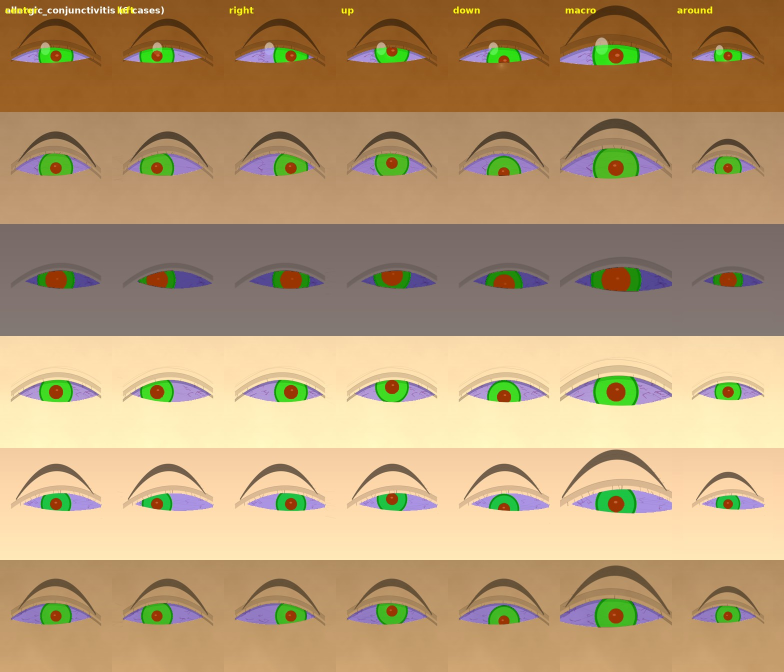
#> input picture sheet_allergic_conjunctivitis.jpg, 1568 x 1344 px, given in place of center_iris.png, which was not available (shown at 1/2 size)
$ python validate_dataset.py   (older library calls are emulated)
#> lines starting #> are read from the running program, lines starting #| are printed output that depends on the picture; pictures that were not available may be replaced by others from this repository, and a replacement may not be noted
#!/usr/bin/env python3
"""validate_dataset.py — Full validation per spec D2.

Checks:
  1. metadata.json exists and is valid JSON
  2. Every case has 7 views (center, left, right, up, down, macro, around)
  3. All required files exist (image, 5 masks, yolo label, meta.json)
  4. Split distribution (70/15/15 ±2%)
  5. Quality monotonic sharpness (q0<q1<q2<q3 mean sharpness)
  6. Gaze geometry: left/right centroid shifts match view names
  7. Strabismus class (5) center view has visible offset
  8. Ptosis class (6) upper lid occludes iris
  9. YOLO boxes present for lesion classes, valid format, in bounds
 10. Segmentation masks: pupil⊆iris, iris⊆open, disjoint iris/sclera
 11. Per-case meta.json present with 7 views
 12. images.csv present and matches metadata
 13. dataset_manifest.json present with rejection rates
"""
import sys
import json
import csv
from pathlib import Path
import numpy as np
from PIL import Image

REQUIRED_VIEWS = ["center", "left", "right", "up", "down", "macro", "around"]
REQUIRED_MASKS = ["iris", "sclera", "pupil", "upper_lid", "lower_lid"]
LESION_CLASSES_IDX = {4, 8, 9, 10, 11, 12}  # classes requiring YOLO boxes
SPLIT_TOL = 0.02
MIN_TEST_CASES = 8  # for classes 5,6,11 (strabismus, ptosis, foreign_body)
MIN_TEST_CASES_SPECIAL = 8  # for classes 5,6,11

CLASSES = {0:"normal",1:"conjunctivitis",2:"allergic_conjunctivitis",3:"dry_eye",
           4:"blepharitis",5:"strabismus",6:"ptosis",7:"corneal_scar",8:"keratitis",
           9:"pinguecula",10:"pterygium",11:"foreign_body",12:"subconjunctival_hemorrhage"}


def compute_sharpness(img_arr):
    import cv2
    arr = np.asarray(img_arr)
    if arr.dtype != np.uint8:
        arr = np.clip(arr, 0, 255).astype(np.uint8)
    if arr.ndim == 3:
        gray = cv2.cvtColor(arr, cv2.COLOR_RGB2GRAY)
    else:
        gray = arr
    lap = cv2.Laplacian(gray, cv2.CV_64F)
    return float(lap.var())


def check_file(p: Path, desc: str) -> bool:
    if not p.exists():
        print(f"  FAIL: {desc} not found: {p}")
        return False
    return True


def main():
    out_dir = Path('./eye_dataset_v7')
    meta_path = out_dir / 'metadata.json'
    images_csv = out_dir / 'images.csv'
    manifest_path = out_dir / 'dataset_manifest.json'

    results = []

    def check(name, condition, detail=""):
        status = "PASS" if condition else "FAIL"
        results.append((name, status, detail))
        icon = "✓" if condition else "✗"
        print(f"  {icon} {name}: {status} {detail}")
        return condition

    # 1. metadata.json
    if not check_file(meta_path, "metadata.json"):
        sys.exit(1)
    with open(meta_path) as f:
#> (reads eye_dataset_v7/metadata.json from the repository)
        meta = json.load(f)
    cases = meta.get("cases", [])
    check("metadata.json valid", len(cases) > 0, f"{len(cases)} cases")

    # 2. Every case has 7 views
    all_7 = True
    for c in cases:
        views = [v["view"] for v in c.get("views", [])]
        missing = [v for v in REQUIRED_VIEWS if v not in views]
        if missing:
            check(f"case {c['case_id']} 7 views", False, f"missing {missing}")
            all_7 = False
    check("all cases 7 views", all_7)

    # 3. Required files per case per view
    files_ok = True
    for c in cases:
        cdir = out_dir / c["class_name"] / c["case_id"]
        for v in c.get("views", []):
            view = v["view"]
            if not check_file(cdir / f"{view}.jpg", f"image {c['case_id']}/{view}"):
                files_ok = False
            for m in REQUIRED_MASKS:
                if not check_file(cdir / "masks" / f"{view}_{m}.png",
                                  f"mask {c['case_id']}/{view}/{m}"):
                    files_ok = False
            # yolo label
            if not check_file(cdir / f"{view}.txt", f"yolo {c['case_id']}/{view}"):
                files_ok = False
        # per-case meta.json
        if not check_file(cdir / "meta.json", f"per-case meta {c['case_id']}"):
            files_ok = False
    check("all required files exist", files_ok)

    # 4. Split distribution
    splits = {"train": 0, "val": 0, "test": 0}
    for c in cases:
        splits[c["split"]] = splits.get(c["split"], 0) + 1
    # 4. Per-class split distribution (70/15/15 ±2% per class, with MIN_TEST_CASES floor for classes 5,6,11)
    from collections import Counter
    per_class_splits = {}
    for c in cases:
        cid = c["class_id"]
        if cid not in per_class_splits:
            per_class_splits[cid] = Counter()
        per_class_splits[cid][c["split"]] += 1

    split_ok = True
    for cid, counts in per_class_splits.items():
        n_total = sum(counts.values())
        expected_train = round(0.70 * n_total)
        expected_val = round(0.15 * n_total)
        expected_test = n_total - expected_train - expected_val
        # Apply MIN_TEST_CASES floor for classes 5, 6, 11
        if cid in (5, 6, 11) and expected_test < MIN_TEST_CASES:
            # floor applies if test+val <= 50%
            if expected_test + expected_val <= n_total / 2:
                needed = MIN_TEST_CASES - expected_test
                expected_test = MIN_TEST_CASES
                expected_train = max(0, expected_train - needed)
        actual_train = counts.get("train", 0)
        actual_val = counts.get("val", 0)
        actual_test = counts.get("test", 0)
        if abs(actual_train - expected_train) > 1 or abs(actual_val - expected_val) > 1 or abs(actual_test - expected_test) > 1:
            split_ok = False
            print(f"  Class {CLASSES[cid]} (cid={cid}): expected train={expected_train}, val={expected_val}, test={expected_test} got train={actual_train}, val={actual_val}, test={actual_test}")

    check("per-class split distribution 70/15/15", split_ok)

    # 5. Quality monotonic sharpness
    sharpness_by_q = {0: [], 1: [], 2: [], 3: []}
    for c in cases:
        q = c.get("quality_label", 3)
        for v in c.get("views", []):
            img_path = out_dir / c["class_name"] / c["case_id"] / f"{v['view']}.jpg"
            if img_path.exists():
                sharpness_by_q[q].append(compute_sharpness(Image.open(img_path)))
    means = {q: np.mean(vals) if vals else 0 for q, vals in sharpness_by_q.items()}
    mono = means[0] < means[1] < means[2] < means[3]
    check("quality monotonic sharpness (q0<q1<q2<q3)", mono, f"means={means}")

    # 6. Gaze geometry: left/right centroid shifts
    gaze_ok = True
    for c in cases:
        views_dict = {v["view"]: v for v in c.get("views", [])}
        if "center" in views_dict and "left" in views_dict:
            cx_c, cy_c = views_dict["center"]["iris_px"]
            cx_l, cy_l = views_dict["left"]["iris_px"]
            # left view: iris should shift LEFT (negative x) relative to center
            if cx_l >= cx_c - 5:  # allow small tolerance
                gaze_ok = False
                break
        if "center" in views_dict and "right" in views_dict:
            cx_c, cy_c = views_dict["center"]["iris_px"]
            cx_r, cy_r = views_dict["right"]["iris_px"]
            # right view: iris should shift RIGHT (positive x)
            if cx_r <= cx_c + 5:
                gaze_ok = False
                break
    check("gaze geometry left/right shifts", gaze_ok)

    # 7. Strabismus (class 5) center view offset
    strab_ok = True
    for c in cases:
        if c["class_id"] == 5:
            v = next(v for v in c["views"] if v["view"] == "center")
            ix, iy = v["iris_px"]
            # convert to axis units
            cx = (ix / 512 - 0.5) * 2.24
            cy = (0.5 - iy / 512) * 2.24
            if abs(cx) < 0.08 and abs(cy) < 0.03:
                strab_ok = False
                break
    check("strabismus class center offset visible", strab_ok)

    # 8. Ptosis (class 6) upper lid occludes iris
    ptosis_ok = True
    for c in cases:
        if c["class_id"] == 6:
            v = next(v for v in c["views"] if v["view"] == "center")
            mask_path = out_dir / c["class_name"] / c["case_id"] / "masks" / "center_upper_lid.png"
            iris_path = out_dir / c["class_name"] / c["case_id"] / "masks" / "center_iris.png"
            if mask_path.exists() and iris_path.exists():
                upper = np.array(Image.open(mask_path)) > 0
                iris = np.array(Image.open(iris_path)) > 0
                if upper.any() and iris.any():
                    lid_bottom = np.max(np.where(upper)[0])
                    iris_top = np.min(np.where(iris)[0])
                    if lid_bottom < iris_top - 2:
                        ptosis_ok = False
                        break
    check("ptosis class upper lid occludes iris", ptosis_ok)

    # 9. YOLO boxes for lesion classes
    yolo_ok = True
    for c in cases:
        if c["class_id"] in LESION_CLASSES_IDX:
            for v in c.get("views", []):
                yolo_path = out_dir / c["class_name"] / c["case_id"] / f"{v['view']}.txt"
                if yolo_path.exists():
                    content = yolo_path.read_text().strip()
                    if content:
                        parts = content.split()
                        if len(parts) != 5:
                            yolo_ok = False
                            break
                        try:
                            cls_id, cx, cy, bw, bh = map(float, parts)
                            if not (0 <= cx <= 1 and 0 <= cy <= 1 and bw > 0 and bh > 0):
                                yolo_ok = False
                                break
                            if cls_id not in {1, 2, 3, 4, 5, 6}:
                                yolo_ok = False
                                break
                        except ValueError:
                            yolo_ok = False
                            break
    check("YOLO boxes valid for lesion classes", yolo_ok)

    # 10. Segmentation masks anatomy
    mask_ok = True
    for c in cases:
        for v in c.get("views", []):
            cdir = out_dir / c["class_name"] / c["case_id"]
            mdir = cdir / "masks"
            iris = np.array(Image.open(mdir / f"{v['view']}_iris.png")) > 0
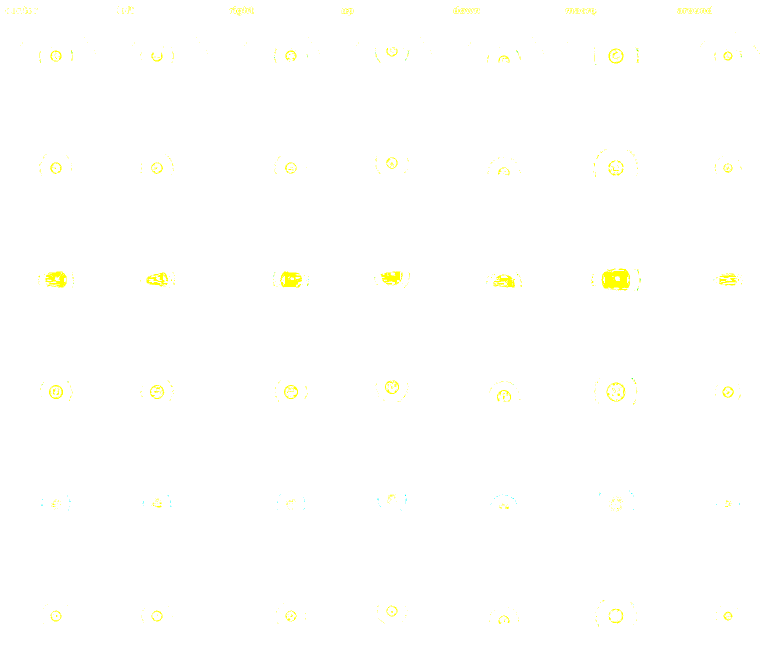
#> iris: shape (1344, 1568, 3) bool (shown at 1/2 size); mean R, G, B 1, 1, 0.994
            pupil = np.array(Image.open(mdir / f"{v['view']}_pupil.png")) > 0
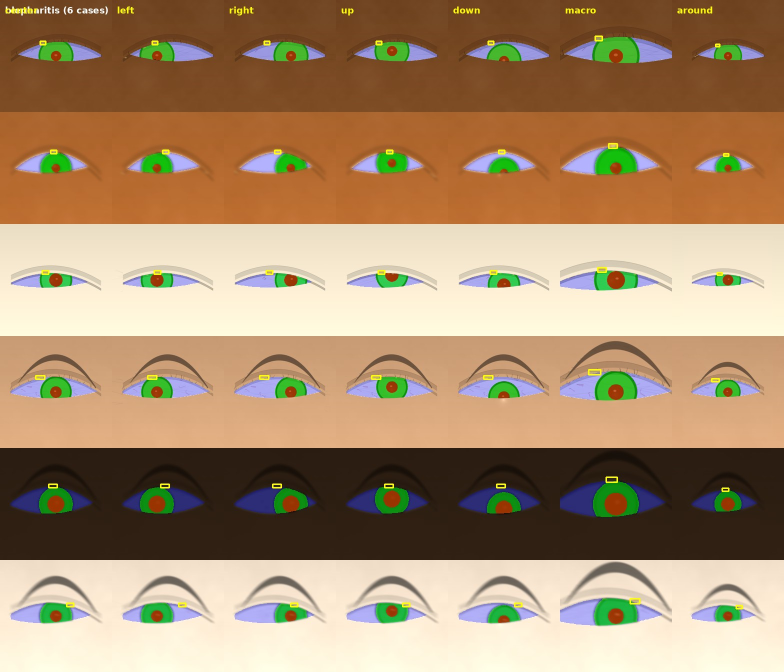
#> input picture sheet_blepharitis.jpg, 1568 x 1344 px, given in place of center_pupil.png, which was not available (shown at 1/2 size)
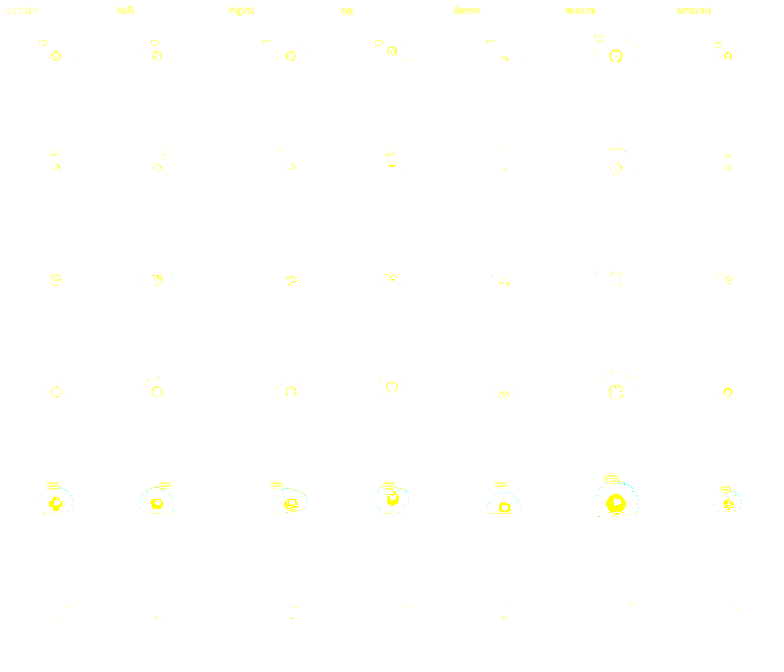
#> pupil: shape (1344, 1568, 3) bool (shown at 1/2 size); mean R, G, B 1, 1, 0.996
            sclera = np.array(Image.open(mdir / f"{v['view']}_sclera.png")) > 0
#> (the run stopped early here; a loop or call above may not have finished)
